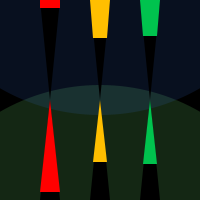
Frame 1 (no input)
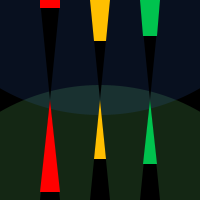
Frame 60 (the mouse pressed at the canvas centre just before this capture)
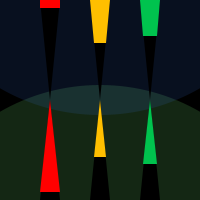
Frame 120 (the mouse held since frame 60 and released just before this capture)

The Processing sketch that drew these frames (run headless with seeded random() and noise(); from frame 60 on, the mouse is pressed at the canvas centre):

// Processing sketch: processing_8287
// ── processing_8287.pde

//sandclock by chewiehuang@yahoo.com.tw

void setup()
{
  size(200,200);
  noStroke();
  colorMode(RGB,255);
  ellipseMode(CORNER);
  smooth();
}
void draw()
{
  int hr = hour();
  int a = hr*100/24;
  int b = hr*10/24;
  int mi = minute();
  int c = mi*100/60;
  int d = mi*10/60;
  int se = second();
  float e = se*100/60;
  float f = se*10/60;
 
  background(0);
  fill(100,200,100,50);  ellipse(-100,85,400,400);
  fill(50,100,200,40);  ellipse(-100,-285,400,400);
  fill(0,0,0);  triangle(40,0,60,0,50,100);
  fill(0,0,0);  triangle(40,200,60,200,50,100);
  fill(0,0,0);  triangle(90,0,110,0,100,100);
  fill(0,0,0);  triangle(90,200,110,200,100,100);
  fill(0,0,0);  triangle(140,0,160,0,150,100);
  fill(0,0,0);  triangle(140,200,160,200,150,100);//background

  fill(255,0,0);  quad(60,0,40,0,40+b,a,60-b,a);
  fill(255,0,0);  triangle(50,100,40+b,200-a,60-b,200-a);
  fill(255,191,0);  quad(110,0,90,0,90+f,e,110-f,e);
  fill(255,191,0);  triangle(100,100,90+f,200-e,110-f,200-e);
  fill(0,195,78);  quad(160,0,140,0,140+d,c,160-d,c);
  fill(0,195,78);  triangle(150,100,140+d,200-c,160-d,200-c);
}


// schien
// nice result; need to utilize loop and better variable control
